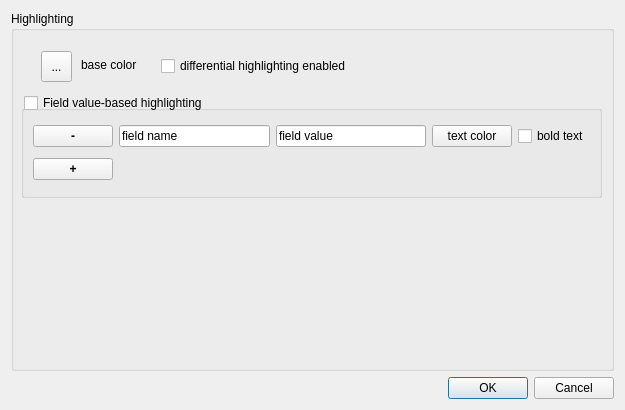
<?xml version="1.0" encoding="UTF-8"?>
<ui version="4.0">
 <class>Highlighting_Settings</class>
 <widget class="QDialog" name="Highlighting_Settings">
  <property name="geometry">
   <rect>
    <x>0</x>
    <y>0</y>
    <width>625</width>
    <height>410</height>
   </rect>
  </property>
  <property name="sizePolicy">
   <sizepolicy hsizetype="Fixed" vsizetype="Fixed">
    <horstretch>0</horstretch>
    <verstretch>0</verstretch>
   </sizepolicy>
  </property>
  <property name="windowTitle">
   <string>Highlighting settings</string>
  </property>
  <layout class="QVBoxLayout" name="verticalLayout">
   <item>
    <widget class="QGroupBox" name="group_highlight">
     <property name="font">
      <font>
       <weight>50</weight>
       <bold>false</bold>
      </font>
     </property>
     <property name="title">
      <string>Highlighting</string>
     </property>
     <widget class="QGroupBox" name="group_valuebased">
      <property name="geometry">
       <rect>
        <x>10</x>
        <y>80</y>
        <width>581</width>
        <height>107</height>
       </rect>
      </property>
      <property name="font">
       <font>
        <weight>50</weight>
        <bold>false</bold>
       </font>
      </property>
      <property name="title">
       <string>                          -</string>
      </property>
      <layout class="QGridLayout" name="gridLayout">
       <item row="1" column="4">
        <widget class="QCheckBox" name="check_bold">
         <property name="text">
          <string>bold text</string>
         </property>
        </widget>
       </item>
       <item row="1" column="3">
        <widget class="QPushButton" name="button_text_color">
         <property name="text">
          <string>text color</string>
         </property>
        </widget>
       </item>
       <item row="1" column="1">
        <widget class="QLineEdit" name="edit_field">
         <property name="text">
          <string>field name</string>
         </property>
        </widget>
       </item>
       <item row="2" column="0">
        <widget class="QPushButton" name="button_add">
         <property name="font">
          <font>
           <weight>75</weight>
           <bold>true</bold>
          </font>
         </property>
         <property name="text">
          <string>+</string>
         </property>
        </widget>
       </item>
       <item row="1" column="0">
        <widget class="QPushButton" name="button_remove">
         <property name="font">
          <font>
           <weight>75</weight>
           <bold>true</bold>
          </font>
         </property>
         <property name="text">
          <string> - </string>
         </property>
        </widget>
       </item>
       <item row="1" column="2">
        <widget class="QLineEdit" name="edit_value">
         <property name="text">
          <string>field value</string>
         </property>
        </widget>
       </item>
      </layout>
     </widget>
     <widget class="QLabel" name="label_base_color">
      <property name="geometry">
       <rect>
        <x>70</x>
        <y>46</y>
        <width>81</width>
        <height>16</height>
       </rect>
      </property>
      <property name="text">
       <string>base color</string>
      </property>
     </widget>
     <widget class="QToolButton" name="button_base_color">
      <property name="geometry">
       <rect>
        <x>30</x>
        <y>40</y>
        <width>31</width>
        <height>31</height>
       </rect>
      </property>
      <property name="text">
       <string>...</string>
      </property>
     </widget>
     <widget class="QCheckBox" name="check_differential">
      <property name="geometry">
       <rect>
        <x>150</x>
        <y>45</y>
        <width>321</width>
        <height>20</height>
       </rect>
      </property>
      <property name="text">
       <string>differential highlighting enabled</string>
      </property>
     </widget>
     <widget class="QCheckBox" name="check_highlight">
      <property name="geometry">
       <rect>
        <x>13</x>
        <y>82</y>
        <width>291</width>
        <height>20</height>
       </rect>
      </property>
      <property name="text">
       <string>Field value-based highlighting</string>
      </property>
     </widget>
    </widget>
   </item>
   <item>
    <widget class="QDialogButtonBox" name="buttonBox">
     <property name="orientation">
      <enum>Qt::Horizontal</enum>
     </property>
     <property name="standardButtons">
      <set>QDialogButtonBox::Cancel|QDialogButtonBox::Ok</set>
     </property>
    </widget>
   </item>
  </layout>
 </widget>
 <tabstops>
  <tabstop>button_base_color</tabstop>
  <tabstop>check_differential</tabstop>
  <tabstop>check_highlight</tabstop>
  <tabstop>button_remove</tabstop>
  <tabstop>edit_field</tabstop>
  <tabstop>edit_value</tabstop>
  <tabstop>button_text_color</tabstop>
  <tabstop>check_bold</tabstop>
  <tabstop>button_add</tabstop>
 </tabstops>
 <resources/>
 <connections>
  <connection>
   <sender>buttonBox</sender>
   <signal>accepted()</signal>
   <receiver>Highlighting_Settings</receiver>
   <slot>accept()</slot>
   <hints>
    <hint type="sourcelabel">
     <x>248</x>
     <y>254</y>
    </hint>
    <hint type="destinationlabel">
     <x>157</x>
     <y>274</y>
    </hint>
   </hints>
  </connection>
  <connection>
   <sender>buttonBox</sender>
   <signal>rejected()</signal>
   <receiver>Highlighting_Settings</receiver>
   <slot>reject()</slot>
   <hints>
    <hint type="sourcelabel">
     <x>316</x>
     <y>260</y>
    </hint>
    <hint type="destinationlabel">
     <x>286</x>
     <y>274</y>
    </hint>
   </hints>
  </connection>
 </connections>
</ui>
